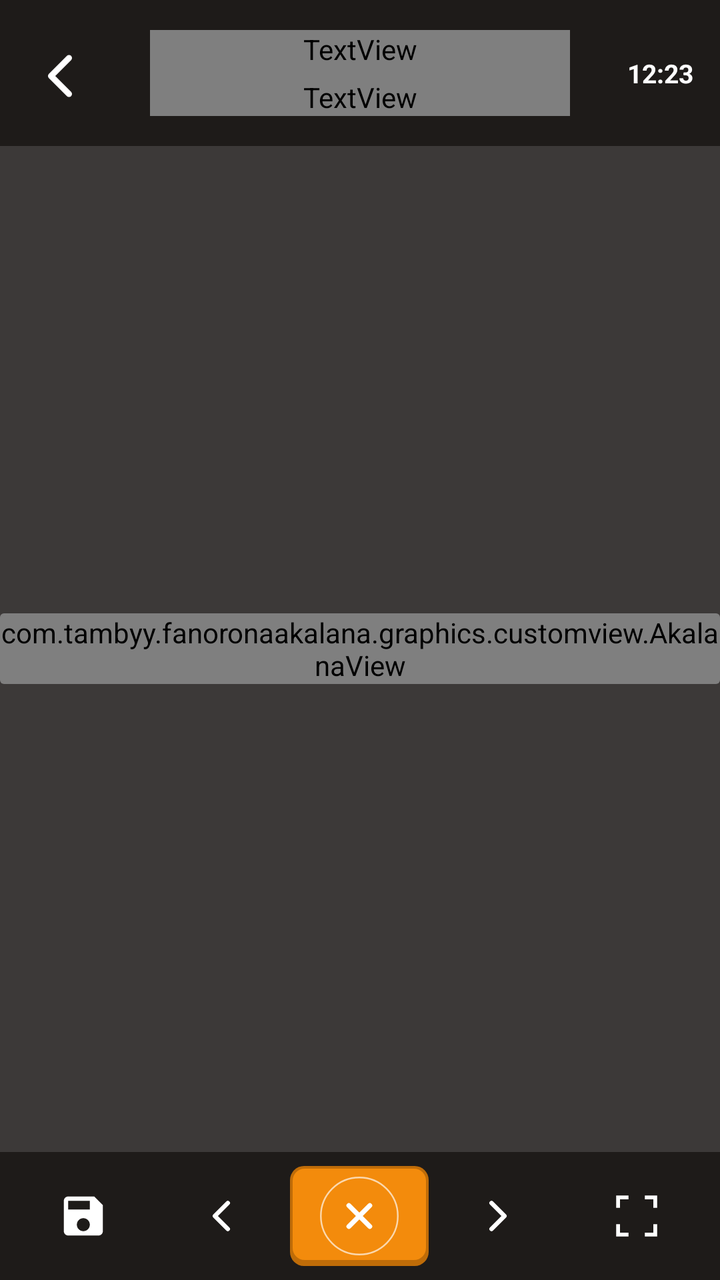
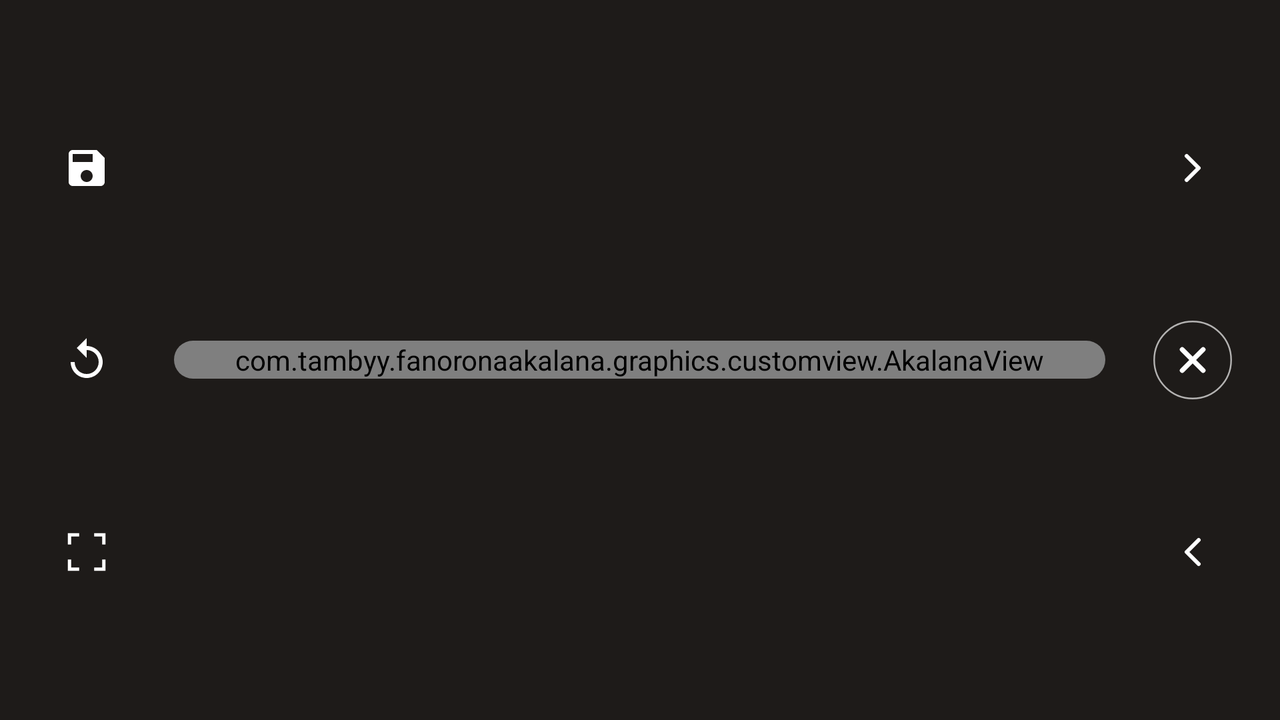

First picture: res/layout/ on a phone held upright. Second picture: the repository's own variant of that layout, on a device whose configuration matches the variant's folder. Source for both follows.
<!-- AndroidManifest.xml: application theme Theme.AppCompat.Light.NoActionBar.FullScreen -->
<!-- res/layout/activity_game.xml -->
<?xml version="1.0" encoding="utf-8"?>
<LinearLayout
    xmlns:android="http://schemas.android.com/apk/res/android"
    xmlns:app="http://schemas.android.com/apk/res-auto"
    xmlns:tools="http://schemas.android.com/tools"
    android:layout_width="match_parent"
    android:layout_height="match_parent"
    android:orientation="vertical"
    tools:context=".GameActivity"
    android:id="@+id/game_background">


    

    <LinearLayout
        android:layout_width="match_parent"
        android:layout_height="wrap_content"
        android:orientation="horizontal">

        <ImageButton
            android:layout_width="36dp"
            android:layout_height="36dp"
            android:layout_marginTop="20dp"
            android:layout_marginLeft="12dp"
            android:layout_marginRight="12dp"
            android:background="@drawable/game_history_prev"
            />

        <LinearLayout
            android:layout_width="0dip"
            android:layout_height="wrap_content"
            android:layout_alignParentStart="true"
            android:orientation="vertical"
            android:paddingTop="10dp"
            android:paddingBottom="10dp"
            android:padding="15dp"
            android:layout_weight="1">

            <TextView
                android:layout_width="match_parent"
                android:layout_height="wrap_content"
                android:text="FANORONA"
                android:gravity="center"
                android:textSize="14sp"
                android:textColor="#FFFF"
                android:textStyle="bold"
                android:transitionName="app_title_transition"
                android:fontFamily="@font/any_male"/>

            <TextView
                android:layout_width="match_parent"
                android:layout_height="wrap_content"
                android:text="AKALANA"
                android:gravity="center"
                android:textSize="24sp"
                android:textColor="#FFFF"
                android:textStyle="bold"
                android:transitionName="app_title_transition"
                android:fontFamily="@font/any_male"
                android:paddingTop="5dp"/>
        </LinearLayout>

        <TextView
            android:layout_width="60dp"
            android:layout_height="wrap_content"
            android:text="12:23"
            android:textSize="13dp"
            android:textStyle="bold"
            android:textColor="@color/white"
            android:gravity="center"
            android:layout_gravity="center"/>

    </LinearLayout>


    

    <RelativeLayout
        android:layout_width="wrap_content"
        android:layout_height="0dip"
        android:layout_weight="1"
        android:background="#2FFF">

        <androidx.cardview.widget.CardView
            android:layout_width="wrap_content"
            android:layout_height="wrap_content"
            android:backgroundTint="@color/transparent"
            android:layout_centerInParent="true"
            app:cardElevation="0dp">

            <com.tambyy.fanoronaakalana.graphics.customview.AkalanaView
                android:id="@+id/game_akalana"
                android:layout_width="match_parent"
                android:layout_height="match_parent"
                android:background="#999"/>

        </androidx.cardview.widget.CardView>

    </RelativeLayout>

    

    <LinearLayout
        android:layout_width="match_parent"
        android:layout_height="wrap_content"
        android:orientation="horizontal"
        android:padding="7dp">

        <ImageButton
            style="@style/GameButton"
            android:id="@+id/game_save"
            android:src="@drawable/game_save"
            android:onClick="launchSavedGamesActivity"/>

        <ImageButton
            style="@style/GameButton"
            android:id="@+id/game_history_prev"
            android:src="@drawable/game_history_prev"
            android:onClick="prevHistory" />

        <ImageButton
            style="@style/GameButton"
            android:id="@+id/game_stop_moves_sequence"
            android:src="@drawable/game_stop_moves_sequence"
            android:onClick="stopMovesSequence"
            android:background="@drawable/border_bottom_3d_bg"
            android:padding="5dp"/>

        <ImageButton
            style="@style/GameButton"
            android:id="@+id/game_history_next"
            android:src="@drawable/game_history_next"
            android:onClick="nextHistory" />

        <ImageButton
            style="@style/GameButton"
            android:id="@+id/game_fullscreen"
            android:src="@drawable/game_fullscreen"
            android:onClick="toggleOrientation"/>

    </LinearLayout>

</LinearLayout>
<!-- resources referenced by this layout -->
<resources>
  <color name="transparent">#00000000</color>
  <color name="white">#FFFFFFFF</color>
  <!-- drawable game_history_next (drawable) -->
  <vector xmlns:android="http://schemas.android.com/apk/res/android"
      android:width="24dp"
      android:height="24dp"
      android:viewportWidth="24"
      android:viewportHeight="24">
    <path
        android:pathData="M9,18l6,-6l-6,-6"
        android:strokeLineJoin="round"
        android:strokeWidth="2"
        android:fillColor="#00000000"
        android:strokeColor="#FFFFFF"
        android:strokeLineCap="round"/>
  </vector>
  <!-- drawable game_history_prev (drawable) -->
  <vector xmlns:android="http://schemas.android.com/apk/res/android"
      android:width="24dp"
      android:height="24dp"
      android:viewportWidth="24"
      android:viewportHeight="24">
    <path
        android:pathData="M15,18l-6,-6l6,-6"
        android:strokeLineJoin="round"
        android:strokeWidth="2"
        android:fillColor="#00000000"
        android:strokeColor="#FFFFFF"
        android:strokeLineCap="round"/>
  </vector>
  <!-- drawable game_save (drawable) -->
  <vector xmlns:android="http://schemas.android.com/apk/res/android"
      android:width="48dp"
      android:height="48dp"
      android:viewportWidth="48"
      android:viewportHeight="48">
    <path
        android:fillColor="#FFF"
        android:pathData="M34,6h-24c-2.21,0 -4,1.79 -4,4v28c0,2.21 1.79,4 4,4h28c2.21,0 4,-1.79 4,-4v-24l-8,-8zM24,38c-3.31,0 -6,-2.69 -6,-6s2.69,-6 6,-6 6,2.69 6,6 -2.69,6 -6,6zM30,18h-20v-8h20v8z"/>
  </vector>
  <!-- drawable game_stop_moves_sequence (drawable) -->
  <vector xmlns:android="http://schemas.android.com/apk/res/android"
      android:width="100dp"
      android:height="100dp"
      android:viewportWidth="100"
      android:viewportHeight="100">
    <path
        android:pathData="M50,50m-48.1,0a48.1,48.1 0,1 1,96.2 0a48.1,48.1 0,1 1,-96.2 0"
        android:strokeWidth="2"
        android:fillColor="#00000000"
        android:strokeColor="#AAFFFFFF"/>
    <path
        android:pathData="M63.1,36.9L36.9,63.1"
        android:strokeWidth="6"
        android:fillColor="#00000000"
        android:strokeColor="#FFFFFF"
        android:strokeLineCap="round"/>
    <path
        android:pathData="M36.9,36.9L63.1,63.1"
        android:strokeWidth="6"
        android:fillColor="#00000000"
        android:strokeColor="#FFFFFF"
        android:strokeLineCap="round"/>
  </vector>
  <style name="GameButton" parent="TextAppearance.AppCompat">
          <item name="android:layout_width">0dp</item>
          <item name="android:layout_height">50dp</item>
          <item name="android:background">@color/transparent</item>
          <item name="android:scaleType">fitCenter</item>
          <item name="android:padding">12dp</item>
          <item name="android:layout_weight">1</item>
      </style>
  <style name="Theme.AppCompat.Light.NoActionBar.FullScreen" parent="@style/Theme.AppCompat.Light.NoActionBar">
          <item name="android:windowNoTitle">true</item>
          <item name="android:windowActionBar">false</item>
          <item name="android:windowFullscreen">true</item>
          <item name="android:windowBackground">#1E1B19</item>
      </style>
</resources>
<!-- res/layout-land/activity_game.xml (the author's variant of the layout above) -->
<!-- drawn on the phone turned sideways -->
<?xml version="1.0" encoding="utf-8"?>
<RelativeLayout
    xmlns:android="http://schemas.android.com/apk/res/android"
    xmlns:app="http://schemas.android.com/apk/res-auto"
    xmlns:tools="http://schemas.android.com/tools"
    android:layout_width="match_parent"
    android:layout_height="match_parent"
    tools:context=".GameActivity"
    android:orientation="vertical"
    android:id="@+id/game_background">

    <LinearLayout
        android:layout_width="match_parent"
        android:layout_height="match_parent"
        android:orientation="horizontal"
        android:layout_centerHorizontal="true">


        <LinearLayout
            android:layout_width="0dip"
            android:layout_height="match_parent"
            android:orientation="vertical"
            android:layout_weight="3"
            android:weightSum="1.0"
            android:gravity="center">

            <LinearLayout
                android:layout_width="match_parent"
                android:layout_height="0dp"
                android:layout_weight="0.8"
                android:orientation="vertical"
                android:gravity="right">

                    <LinearLayout
                        android:layout_width="match_parent"
                        android:layout_height="match_parent"
                        android:layout_weight="1"
                        android:orientation="vertical"
                        android:gravity="center">

                        <ImageButton
                            style="@style/LSGameButton"
                            android:id="@+id/game_save"
                            android:src="@drawable/game_save"
                            android:onClick="launchSavedGamesActivity"/>

                    </LinearLayout>

                <LinearLayout
                    android:layout_width="match_parent"
                    android:layout_height="match_parent"
                    android:layout_weight="1"
                    android:orientation="vertical"
                    android:gravity="center">

                    <ImageButton
                        style="@style/LSGameButton"
                        android:id="@+id/game_replay"
                        android:src="@drawable/game_replay"
                        android:onClick="replay"/>

                </LinearLayout>

                <LinearLayout
                    android:layout_width="match_parent"
                    android:layout_height="match_parent"
                    android:layout_weight="1"
                    android:orientation="vertical"
                    android:gravity="center">

                    <ImageButton
                        style="@style/LSGameButton"
                        android:id="@+id/game_fullscreen"
                        android:src="@drawable/game_fullscreen"
                        android:onClick="toggleOrientation"/>

                </LinearLayout>

            </LinearLayout>

        </LinearLayout>

        <androidx.cardview.widget.CardView
            android:layout_weight="16"
            android:layout_width="0dip"
            android:layout_height="wrap_content"
            android:layout_gravity="center"
            app:cardCornerRadius="10dp"
            android:backgroundTint="@color/transparent"
            app:cardElevation="0dp">

            <com.tambyy.fanoronaakalana.graphics.customview.AkalanaView
                android:id="@+id/game_akalana"
                android:layout_width="match_parent"
                android:layout_height="match_parent">

            </com.tambyy.fanoronaakalana.graphics.customview.AkalanaView>

        </androidx.cardview.widget.CardView>

        <LinearLayout
            android:layout_width="0dip"
            android:layout_height="match_parent"
            android:orientation="vertical"
            android:layout_weight="3"
            android:weightSum="1.0"
            android:gravity="center">

            <LinearLayout
                android:layout_width="match_parent"
                android:layout_height="0dp"
                android:layout_weight="0.8"
                android:orientation="vertical">

                <LinearLayout
                    android:layout_width="match_parent"
                    android:layout_height="match_parent"
                    android:layout_weight="1"
                    android:orientation="vertical"
                    android:gravity="center">

                    <ImageButton
                        style="@style/LSGameButton"
                        android:id="@+id/game_history_next"
                        android:src="@drawable/game_history_next"
                        android:onClick="nextHistory" />

                </LinearLayout>

                <LinearLayout
                    android:layout_width="match_parent"
                    android:layout_height="match_parent"
                    android:layout_weight="1"
                    android:orientation="vertical"
                    android:gravity="center">

                    <ImageButton
                        style="@style/LSGameButton"
                        android:id="@+id/game_stop_moves_sequence"
                        android:src="@drawable/game_stop_moves_sequence"
                        android:onClick="stopMovesSequence"
                        android:layout_width="50dp"
                        android:layout_height="50dp"
                        android:padding="5dp"/>

                </LinearLayout>

                <LinearLayout
                    android:layout_width="match_parent"
                    android:layout_height="match_parent"
                    android:layout_weight="1"
                    android:orientation="vertical"
                    android:gravity="center">

                    <ImageButton
                        style="@style/LSGameButton"
                        android:id="@+id/game_history_prev"
                        android:src="@drawable/game_history_prev"
                        android:onClick="prevHistory" />

                </LinearLayout>

            </LinearLayout>

        </LinearLayout>


    </LinearLayout>

</RelativeLayout>
<!-- resources referenced by the variant -->
<!-- as the phone turned sideways resolves them -->
<resources>
  <color name="transparent">#00000000</color>
  <!-- drawable game_history_next (drawable) -->
  <vector xmlns:android="http://schemas.android.com/apk/res/android"
      android:width="24dp"
      android:height="24dp"
      android:viewportWidth="24"
      android:viewportHeight="24">
    <path
        android:pathData="M9,18l6,-6l-6,-6"
        android:strokeLineJoin="round"
        android:strokeWidth="2"
        android:fillColor="#00000000"
        android:strokeColor="#FFFFFF"
        android:strokeLineCap="round"/>
  </vector>
  <!-- drawable game_history_prev (drawable) -->
  <vector xmlns:android="http://schemas.android.com/apk/res/android"
      android:width="24dp"
      android:height="24dp"
      android:viewportWidth="24"
      android:viewportHeight="24">
    <path
        android:pathData="M15,18l-6,-6l6,-6"
        android:strokeLineJoin="round"
        android:strokeWidth="2"
        android:fillColor="#00000000"
        android:strokeColor="#FFFFFF"
        android:strokeLineCap="round"/>
  </vector>
  <!-- drawable game_replay (drawable) -->
  <vector xmlns:android="http://schemas.android.com/apk/res/android"
      android:width="48dp"
      android:height="48dp"
      android:viewportWidth="48"
      android:viewportHeight="48">
      <path
          android:fillColor="#FFF"
          android:pathData="M24,10V2L14,12l10,10v-8c6.63,0 12,5.37 12,12s-5.37,12 -12,12 -12,-5.37 -12,-12H8c0,8.84 7.16,16 16,16s16,-7.16 16,-16 -7.16,-16 -16,-16z"/>
  </vector>
  <!-- drawable game_save (drawable) -->
  <vector xmlns:android="http://schemas.android.com/apk/res/android"
      android:width="48dp"
      android:height="48dp"
      android:viewportWidth="48"
      android:viewportHeight="48">
    <path
        android:fillColor="#FFF"
        android:pathData="M34,6h-24c-2.21,0 -4,1.79 -4,4v28c0,2.21 1.79,4 4,4h28c2.21,0 4,-1.79 4,-4v-24l-8,-8zM24,38c-3.31,0 -6,-2.69 -6,-6s2.69,-6 6,-6 6,2.69 6,6 -2.69,6 -6,6zM30,18h-20v-8h20v8z"/>
  </vector>
  <!-- drawable game_stop_moves_sequence (drawable) -->
  <vector xmlns:android="http://schemas.android.com/apk/res/android"
      android:width="100dp"
      android:height="100dp"
      android:viewportWidth="100"
      android:viewportHeight="100">
    <path
        android:pathData="M50,50m-48.1,0a48.1,48.1 0,1 1,96.2 0a48.1,48.1 0,1 1,-96.2 0"
        android:strokeWidth="2"
        android:fillColor="#00000000"
        android:strokeColor="#AAFFFFFF"/>
    <path
        android:pathData="M63.1,36.9L36.9,63.1"
        android:strokeWidth="6"
        android:fillColor="#00000000"
        android:strokeColor="#FFFFFF"
        android:strokeLineCap="round"/>
    <path
        android:pathData="M36.9,36.9L63.1,63.1"
        android:strokeWidth="6"
        android:fillColor="#00000000"
        android:strokeColor="#FFFFFF"
        android:strokeLineCap="round"/>
  </vector>
  <style name="LSGameButton" parent="TextAppearance.AppCompat">
          <item name="android:layout_width">40dp</item>
          <item name="android:layout_height">40dp</item>
          <item name="android:background">@color/transparent</item>
          <item name="android:scaleType">fitCenter</item>
          <item name="android:padding">8dp</item>
      </style>
  <style name="Theme.AppCompat.Light.NoActionBar.FullScreen" parent="@style/Theme.AppCompat.Light.NoActionBar">
          <item name="android:windowNoTitle">true</item>
          <item name="android:windowActionBar">false</item>
          <item name="android:windowFullscreen">true</item>
          <item name="android:windowBackground">#1E1B19</item>
      </style>
</resources>
